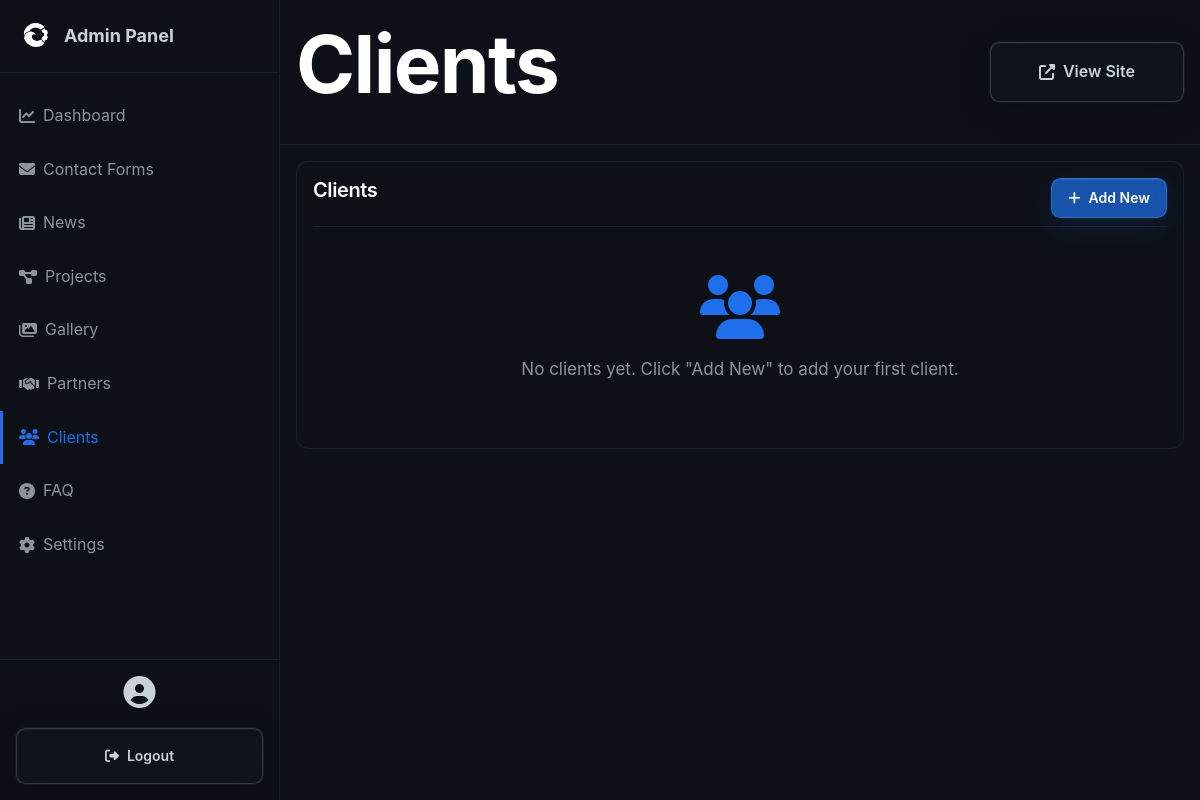
/admin/clients.php (signed in), run on an earlier commit of the app's database.
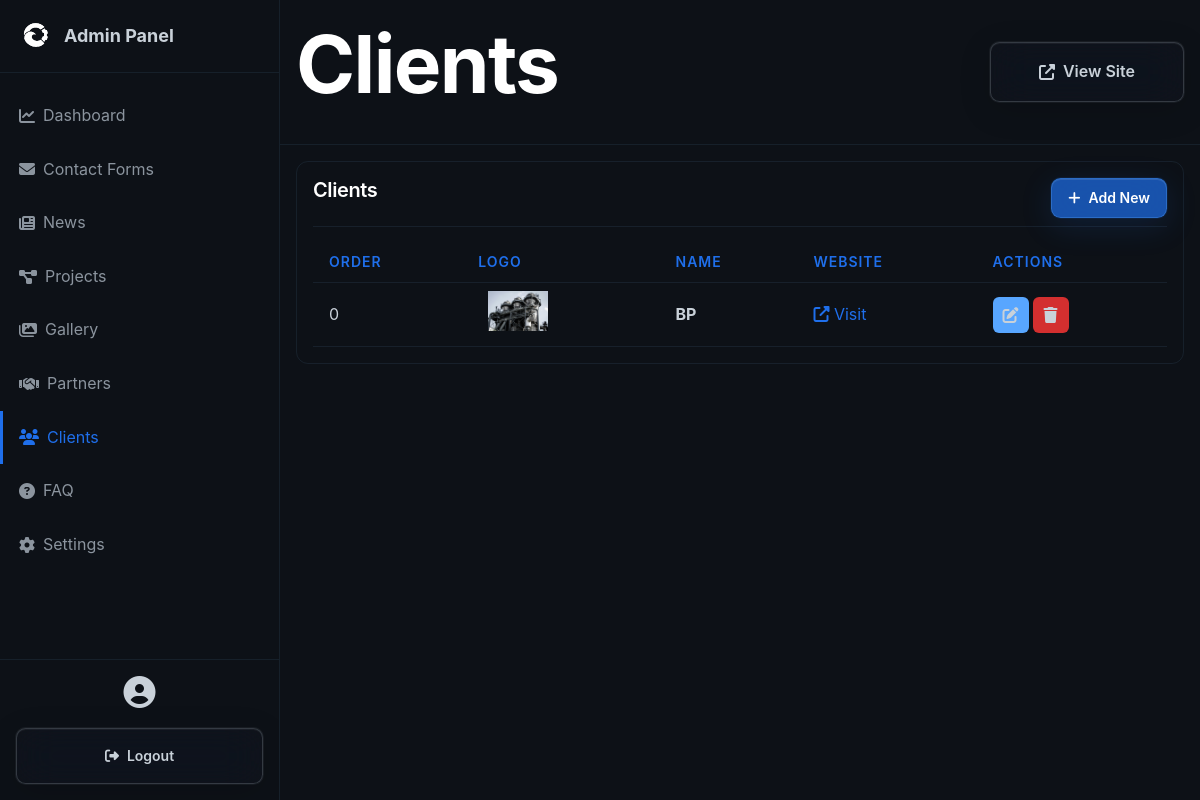
And on a later commit of the database.
### tables this page shows
CREATE TABLE clients (
                id INTEGER PRIMARY KEY AUTOINCREMENT,
                name TEXT NOT NULL,
                logo TEXT,
                website TEXT,
                description_en TEXT,
                description_ru TEXT,
                description_az TEXT,
                created_at DATETIME DEFAULT CURRENT_TIMESTAMP,
                sort_order INTEGER DEFAULT 0
            );

### admin/clients.php (the view, shortened to what this page needs)
<?php
require_once 'header.php';
$db = Database::getInstance()->getConnection();
$stmt = $db->query("SELECT * FROM clients ORDER BY sort_order ASC");
$clients = $stmt->fetchAll();
?>
<div class="admin-card">
	<div class="admin-card-header">
		<h3 class="admin-card-title">Clients</h3>
		<a href="<?php echo BASE_URL; ?>/admin/clients-edit.php" class="btn btn-primary btn-sm">
			<i class="fas fa-plus"></i> Add New
		</a>
	</div>
	<?php if (count($clients) > 0): ?>
	<table class="admin-table">
		<thead>
			<tr>
				<th>Order</th>
				<th>Logo</th>
				<th>Name</th>
				<th>Website</th>
				<th>Actions</th>
			</tr>
		</thead>
		<tbody>
			<?php foreach ($clients as $client): ?>
			<tr>
				<td><?php echo $client['sort_order']; ?></td>
				<td>
					<?php if ($client['logo']): ?>
						<img src="<?php echo BASE_URL; ?>/assets/uploads/<?php echo $client['logo']; ?>" style="width: 80px; height: 40px; object-fit: contain;">
					<?php else: ?>
						<div style="width: 80px; height: 40px; background: var(--bg-card); border-radius: 4px; display: flex; align-items: center; justify-content: center;">
							<i class="fas fa-image" style="color: var(--text-muted);"></i>
						</div>
					<?php endif; ?>
				</td>
				<td><strong><?php echo htmlspecialchars($client['name']); ?></strong></td>
				<td>
					<?php if ($client['website']): ?>
						<a href="<?php echo htmlspecialchars($client['website']); ?>" target="_blank" style="color: var(--color-secondary);">
							<i class="fas fa-external-link-alt"></i> Visit
						</a>
					<?php else: ?>
						-
					<?php endif; ?>
				</td>
				<td>
					<div class="action-buttons">
						<a href="<?php echo BASE_URL; ?>/admin/clients-edit.php?id=<?php echo $client['id']; ?>" class="btn-icon btn-edit">
							<i class="fas fa-edit"></i>
						</a>
						<a href="?delete=<?php echo $client['id']; ?>" class="btn-icon btn-delete" onclick="return confirm('Are you sure?')">
							<i class="fas fa-trash"></i>
						</a>
					</div>
				</td>
			</tr>
			<?php endforeach; ?>
		</tbody>
	</table>
	<?php else: ?>
	<div class="empty-state">
		<i class="fas fa-users"></i>
		<p>No clients yet. Click "Add New" to add your first client.</p>
	</div>
	<?php endif; ?>
</div>
<?php require_once 'footer.php'; ?>

### admin/header.php (shortened to what this page needs)
<?php
$current_page = basename($_SERVER['PHP_SELF'], '.php');
?>
<!DOCTYPE html>
<html lang="en">
<head>
    <link rel="stylesheet" href="https://cdnjs.cloudflare.com/ajax/libs/font-awesome/6.4.0/css/all.min.css">
    <link rel="stylesheet" href="<?php echo BASE_URL; ?>/assets/css/style.css">
    <link rel="stylesheet" href="<?php echo BASE_URL; ?>/assets/css/admin.css">
</head>
<body>
    <div class="admin-wrapper">
        <aside class="admin-sidebar">
            <div class="admin-logo">
                <img src="<?php echo BASE_URL; ?>/assets/images/logo.svg" alt="<?php echo SITE_NAME; ?>" style="height: 40px;  filter: brightness(0) invert(1);">
                <span>Admin Panel</span>
            </div>
            <nav class="admin-nav">
                <a href="<?php echo BASE_URL; ?>/admin/index.php" class="admin-nav-item <?php echo $current_page == 'index' ? 'active' : ''; ?>">
                    <i class="fas fa-chart-line"></i> Dashboard
                </a>
                <a href="<?php echo BASE_URL; ?>/admin/contacts.php" class="admin-nav-item <?php echo $current_page == 'contacts' ? 'active' : ''; ?>">
                    <i class="fas fa-envelope"></i> Contact Forms
                </a>
                <a href="<?php echo BASE_URL; ?>/admin/news.php" class="admin-nav-item <?php echo $current_page == 'news' ? 'active' : ''; ?>">
                    <i class="fas fa-newspaper"></i> News
                </a>
                <a href="<?php echo BASE_URL; ?>/admin/projects.php" class="admin-nav-item <?php echo $current_page == 'projects' ? 'active' : ''; ?>">
                    <i class="fas fa-project-diagram"></i> Projects
                </a>
                <a href="<?php echo BASE_URL; ?>/admin/gallery.php" class="admin-nav-item <?php echo $current_page == 'gallery' ? 'active' : ''; ?>">
                    <i class="fas fa-images"></i> Gallery
                </a>
                <a href="<?php echo BASE_URL; ?>/admin/partners.php" class="admin-nav-item <?php echo $current_page == 'partners' ? 'active' : ''; ?>">
                    <i class="fas fa-handshake"></i> Partners
                </a>
                <a href="<?php echo BASE_URL; ?>/admin/clients.php" class="admin-nav-item <?php echo $current_page == 'clients' || $current_page == 'clients-edit' ? 'active' : ''; ?>">
                    <i class="fas fa-users"></i> Clients
                </a>
                <a href="<?php echo BASE_URL; ?>/admin/faq.php" class="admin-nav-item <?php echo $current_page == 'faq' ? 'active' : ''; ?>">
                    <i class="fas fa-question-circle"></i> FAQ
                </a>
                <a href="<?php echo BASE_URL; ?>/admin/settings.php" class="admin-nav-item <?php echo $current_page == 'settings' ? 'active' : ''; ?>">
                    <i class="fas fa-cog"></i> Settings
                </a>
            </nav>
            <div class="admin-user">
                <div style="margin-bottom: 1rem;">
                    <i class="fas fa-user-circle" style="font-size: 2rem;"></i>
                </div>
                <a href="?logout=1" class="btn btn-outline" style="width: 100%; font-size: 0.875rem;">
                    <i class="fas fa-sign-out-alt"></i> Logout
                </a>
            </div>
        </aside>
        <main class="admin-main">
            <div class="admin-header">
                <h1><?php echo ucfirst(str_replace('-', ' ', $current_page)); ?></h1>
                <div>
                    <a href="<?php echo BASE_URL; ?>/" target="_blank" class="btn btn-outline">
                        <i class="fas fa-external-link-alt"></i> View Site
                    </a>
                </div>
            </div>
            <div class="admin-content">

### admin/footer.php (shortened to what this page needs)
            </div>
        </main>
    </div>
</body>
</html>

### assets/css/style.css (style rules this page uses)
*, *::before, *::after { box-sizing: border-box; margin: 0; padding: 0; }
:root { --bg-primary: #0d1117; --bg-secondary: #161b22; --bg-tertiary: #21262d; --bg-overlay: rgba(13, 17, 23, 0.95); --color-primary: #58a6ff; --color-primary-hover: #79c0ff; --color-secondary: #1f6feb; --color-accent: #39d353; --color-accent-secondary: #56d364; --text-primary: #c9d1d9; --text-secondary: #8b949e; --text-muted: #6e7681; --text-white: #ffffff; --border-primary: #30363d; --border-secondary: #21262d; --border-muted: #161b22; --gradient-brand: linear-gradient(135deg, #58a6ff 0%, #1f6feb 100%); --gradient-success: linear-gradient(135deg, #56d364 0%, #39d353 100%); --gradient-purple: linear-gradient(135deg, #bc8cff 0%, #7c3aed 100%); --glow-primary: 0 0 40px rgba(88, 166, 255, 0.3); --glow-accent: 0 0 40px rgba(56, 211, 83, 0.3); --glow-purple: 0 0 40px rgba(188, 140, 255, 0.3); --spacing-xs: 0.25rem; --spacing-sm: 0.5rem; --spacing-md: 1rem; --spacing-lg: 1.5rem; --spacing-xl: 2rem; --spacing-2xl: 3rem; --spacing-3xl: 4rem; --spacing-4xl: 6rem; --spacing-5xl: 6.5rem; --radius-sm: 0.375rem; --radius-md: 0.6rem; --radius-lg: 0.75rem; --radius-xl: 0.8rem; --radius-2xl: 1rem; --shadow-sm: 0 1px 3px rgba(0, 0, 0, 0.5); --shadow-md: 0 4px 12px rgba(0, 0, 0, 0.4); --shadow-lg: 0 10px 30px rgba(0, 0, 0, 0.5); --shadow-xl: 0 20px 60px rgba(0, 0, 0, 0.6); --transition-fast: 150ms cubic-bezier(0.4, 0, 0.2, 1); --transition-normal: 200ms cubic-bezier(0.4, 0, 0.2, 1); --transition-slow: 300ms cubic-bezier(0.4, 0, 0.2, 1); }
* { margin: 0; padding: 0; box-sizing: border-box; }
html { scroll-behavior: smooth; font-size: 16px; width: 100%; max-width: 100vw; overflow-x: hidden; }
body { font-family: "SF Pro Display", -apple-system, BlinkMacSystemFont, "Segoe UI", "Noto Sans", Helvetica, Arial, sans-serif; background-color: var(--bg-primary); color: var(--text-primary); line-height: 1.6; overflow-x: hidden; width: 100%; max-width: 100vw; -webkit-font-smoothing: antialiased; -moz-osx-font-smoothing: grayscale; }
h1, h2, h3, h4, h5, h6 { font-weight: 600; line-height: 1.2; color: var(--text-white); margin-bottom: var(--spacing-md); letter-spacing: -0.02em; }
h1 { font-size: clamp(2.5rem, 8vw, 5rem); font-weight: 700; }
h3 { font-size: clamp(1.5rem, 4vw, 2.5rem); }
a { color: var(--color-primary); text-decoration: none; transition: color var(--transition-fast); }
.btn-sm { padding: var(--spacing-sm) var(--spacing-lg); font-size: 0.875rem; }
.btn { display: inline-flex; align-items: center; justify-content: center; gap: var(--spacing-sm); padding: var(--spacing-md) var(--spacing-2xl); font-weight: 600; font-size: 1rem; border-radius: var(--radius-md); border: 1px solid transparent; cursor: pointer; transition: all var(--transition-fast); text-align: center; white-space: nowrap; font-family: inherit; }
.btn-primary { background: rgba(31, 111, 235, 0.7); backdrop-filter: blur(20px) saturate(180%); -webkit-backdrop-filter: blur(20px) saturate(180%); color: var(--text-white); border: 1px solid rgba(88, 166, 255, 0.3); box-shadow: 0 8px 32px rgba(31, 111, 235, 0.15), inset 0 1px 0 rgba(255, 255, 255, 0.1), 0 0 0 1px rgba(31, 111, 235, 0.1); position: relative; overflow: hidden; }
.btn-primary::before { content: ""; position: absolute; top: 0; left: -100%; width: 100%; height: 100%; background: linear-gradient( 90deg, transparent, rgba(88, 166, 255, 0.3), transparent ); transition: left 0.5s ease; }
.btn-outline { background: rgba(33, 38, 45, 0.15); backdrop-filter: blur(20px) saturate(180%); -webkit-backdrop-filter: blur(20px) saturate(180%); color: var(--text-primary); border: 1px solid rgba(139, 148, 158, 0.3); box-shadow: 0 8px 32px rgba(0, 0, 0, 0.15), inset 0 1px 0 rgba(255, 255, 255, 0.05), 0 0 0 1px rgba(139, 148, 158, 0.1); position: relative; overflow: hidden; }
.btn-outline::before { content: ""; position: absolute; top: 0; left: -100%; width: 100%; height: 100%; background: linear-gradient( 90deg, transparent, rgba(139, 148, 158, 0.2), transparent ); transition: left 0.5s ease; }
p { margin-bottom: var(--spacing-md); color: var(--text-secondary); line-height: 1.7; font-size: 1.0625rem; }

What changed in the data, as far as the page shows it:
added clients: sort_order "0", logo (picture), name "BP"
Also different on the page:
text no longer shown: "No clients yet. Click \"Add New\" to add your first client."
text now shown: "ORDER LOGO NAME WEBSITE ACTIONS"
